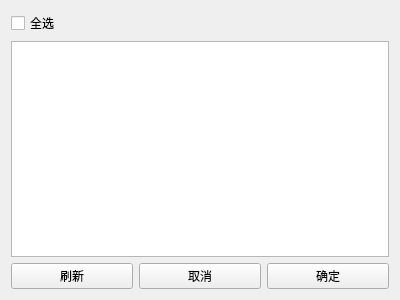
<?xml version="1.0" encoding="UTF-8"?>
<ui version="4.0">
 <class>connectwindow</class>
 <widget class="QWidget" name="connectwindow">
  <property name="geometry">
   <rect>
    <x>0</x>
    <y>0</y>
    <width>400</width>
    <height>300</height>
   </rect>
  </property>
  <property name="windowTitle">
   <string>连接设备</string>
  </property>
  <property name="windowIcon">
   <iconset resource="HP39GII_ExistOS_Connect.qrc">
    <normaloff>:/image/image/connect.svg</normaloff>:/image/image/connect.svg</iconset>
  </property>
  <layout class="QVBoxLayout" name="verticalLayout">
   <item>
    <widget class="QCheckBox" name="checkBoxSelectAll">
     <property name="text">
      <string>全选</string>
     </property>
    </widget>
   </item>
   <item>
    <widget class="QListWidget" name="listWidgetDevices"/>
   </item>
   <item>
    <layout class="QHBoxLayout" name="horizontalLayout">
     <item>
      <widget class="QPushButton" name="pushButtonRefresh">
       <property name="text">
        <string>刷新</string>
       </property>
      </widget>
     </item>
     <item>
      <widget class="QPushButton" name="pushButtonCancel">
       <property name="text">
        <string>取消</string>
       </property>
      </widget>
     </item>
     <item>
      <widget class="QPushButton" name="pushButtonOK">
       <property name="text">
        <string>确定</string>
       </property>
      </widget>
     </item>
    </layout>
   </item>
  </layout>
 </widget>
 <resources>
  <include location="HP39GII_ExistOS_Connect.qrc"/>
 </resources>
 <connections/>
</ui>
